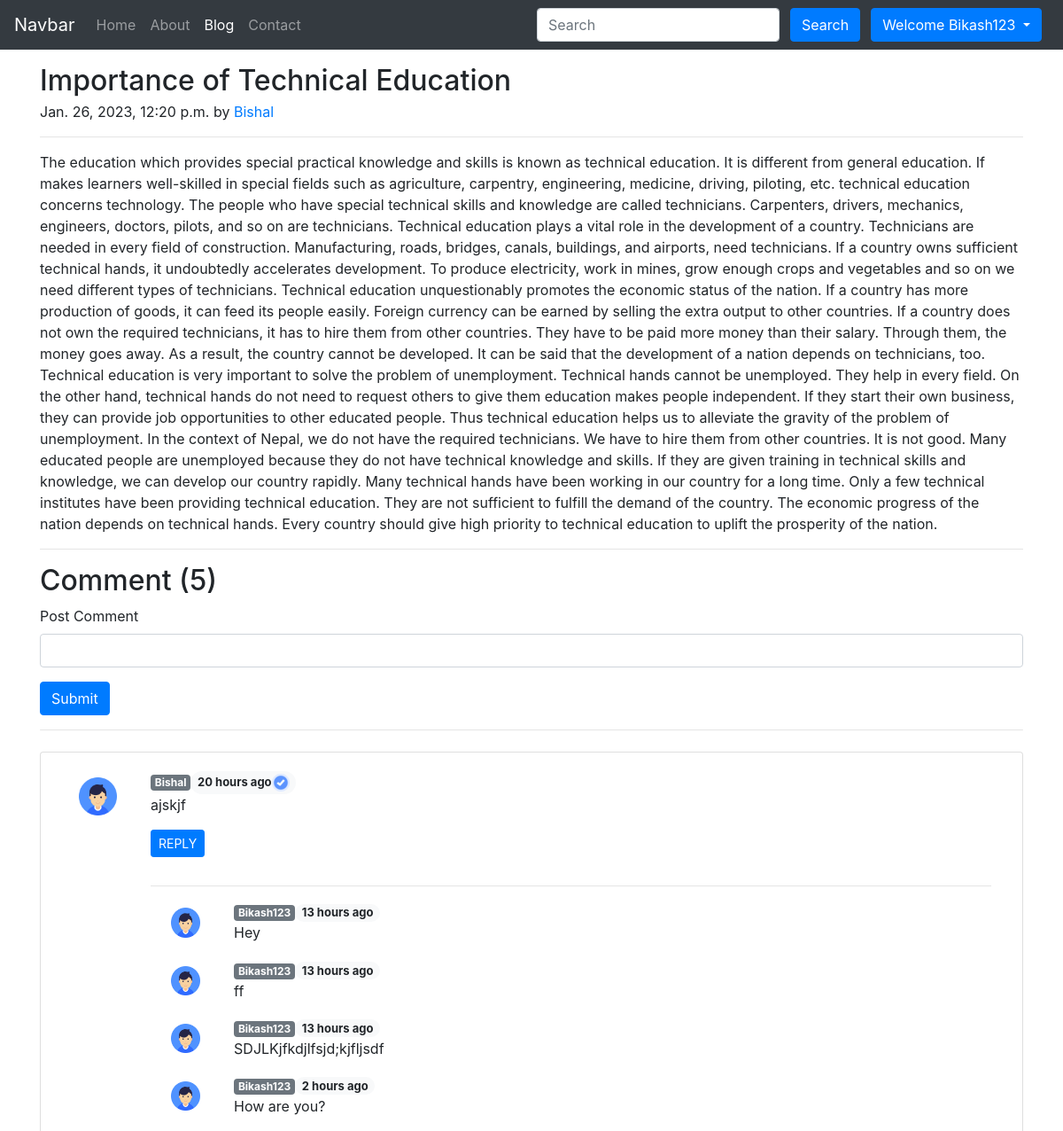
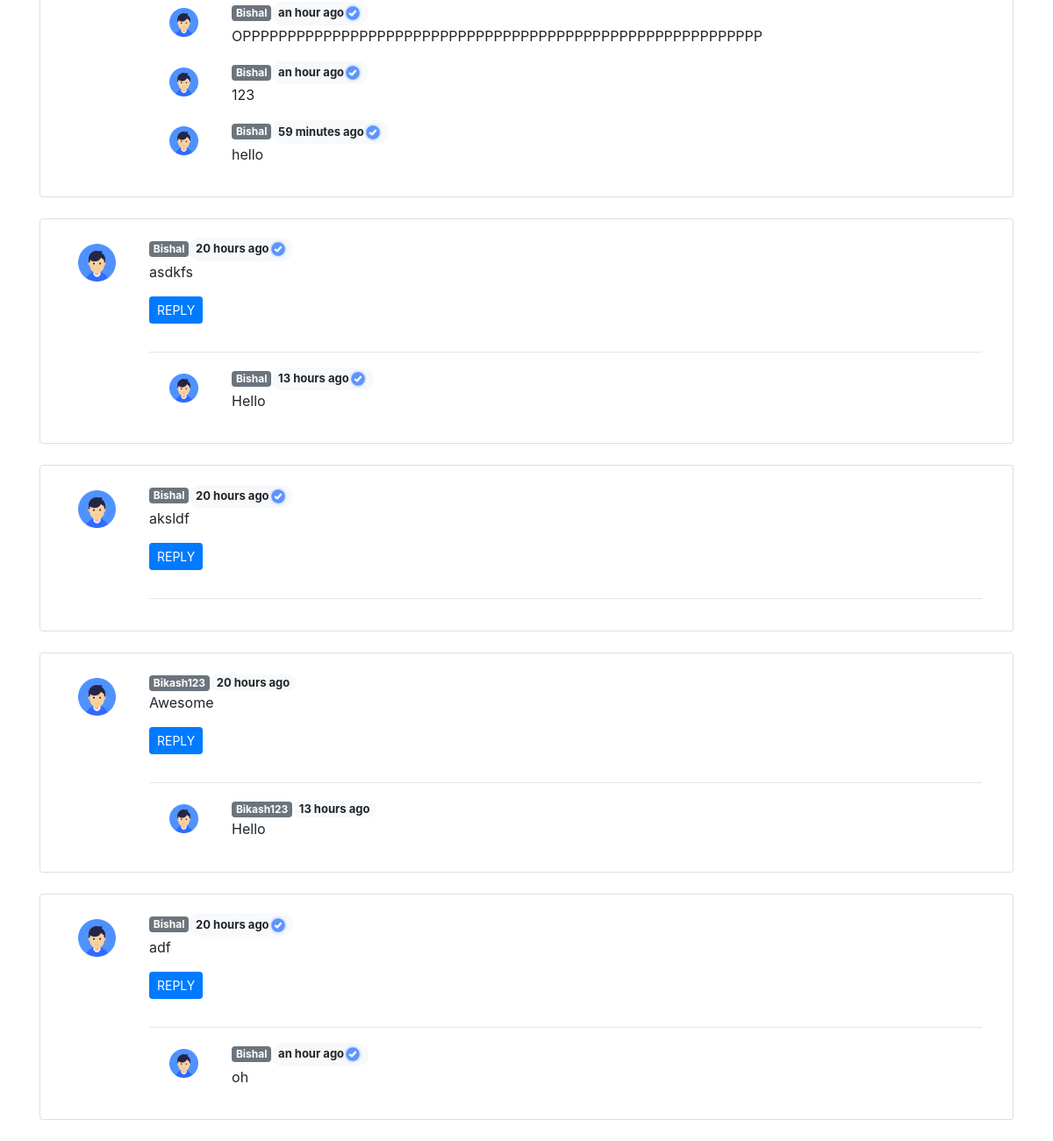
Screenshot of /blog/first-post/ (signed in) with the database file from the repository (2 pictures, top to bottom).
### Blog/models.py (models this page shows, shortened)
class Post(models.Model):
    sno = models.AutoField(primary_key=True)
    title = models.CharField(max_length=100)
    text = models.TextField()
    author = models.CharField(max_length=30)
    slug = models.CharField(max_length=300)
    timeStamp = models.DateTimeField(default=datetime.now, blank=True)

class BlogComment(models.Model):
    sno = models.AutoField(primary_key = True)
    comment = models.TextField()
    user = models.ForeignKey(User,on_delete=models.CASCADE)
    post = models.ForeignKey(Post,on_delete=models.CASCADE)
    parent = models.ForeignKey('self',on_delete=models.CASCADE,null=True)
    timeStamp = models.DateTimeField(default=now)

### Blog/views.py (the view)
# urls.py: path('<str:slug>/',views.blogPost,name="blogPost"),
def blogPost(request, slug):
    post = Post.objects.filter(slug=slug)[0]
    comments = BlogComment.objects.filter(post=post,parent=None)
    replies = BlogComment.objects.filter(post=post).exclude(parent = None)
    replyDict =  {}
    for reply in replies:
        if reply.parent.sno not in replyDict.keys():
            replyDict[reply.parent.sno] = [reply]
        else:
            replyDict[reply.parent.sno].append(reply)
    context = {
        'post': post,
        'comments': comments,
        'replyDict':replyDict
    }
    return render(request, 'blog/blogPost.html', context=context)

### Blog/templatetags/extras.py (called while the page is built)
@register.filter(name='get_val')
def get_val(dict,key):
    return dict.get(key)

### templates/blog/blogPost.html (shortened to what this page needs)
{% extends 'base.html' %}
{% load humanize %}
{% load static %}
{% load extras %}
{% block activeBlog %}active{% endblock activeBlog %}
{% block body %}
<div class="container my-3">
    <h2 class="blog-post-title mb-1">{{post.title}}</h2>
    <p class="blog-post-meta">{{ post.timeStamp }} by <a href="/about/">{{post.author}}</a></p>
    <hr class="solid">
    <p>{{post.text}}</p>
    <hr class="solid">
</div>
<div class="container">
    <h2>Comment ({{ comments.count }})</h2>
    <form action="/blog/postComment" method="post"> {% csrf_token %}
        <div class="mb-3">
            <label for="comment" class="form-label">Post Comment</label>
            <input name="comment" type="text" class="form-control" id="comment" aria-describedby="text">
        </div>
        <button type="submit" class="btn btn-primary">Submit</button>
    </form>
    <hr class="rounded">
    {% for comment in comments %}
    <div class="card my-4">
        <div class=" card-body row mx-0">
            <div class="col-md-1">
                <img src="{% static 'user.png' %}" class="rounded mx-auto w-100 d-block p-2" alt="...">
            </div>
            <div class="col-md-11">
                {% if comment.user.is_superuser %}
                <span class="badge badge-secondary">{{comment.user.username}}</span><span
                    class="badge badge-pill badge-light" style="font-size:13px;">
                    {{comment.timeStamp | naturaltime}}<img src="{% static 'adminBadge.png' %}"
                        alt="(Admin)"></span><br>{{comment.comment}}
                {% else %}
                <span class="badge badge-secondary">{{comment.user.username}}</span><span
                    class="badge badge-pill badge-light" style="font-size:13px;">
                    {{comment.timeStamp | naturaltime}}</span><br>{{comment.comment}}
                {% endif %}
                <div class="reply mx-0">
                    <a class="btn btn-primary btn-sm my-3" data-toggle="collapse" href="#replyBox{{comment.sno}}"
                        role="button" aria-expanded="false" aria-controls="replyBox{{comment.sno}}">
                        REPLY
                    </a>
                    <div class="replies my-2">
                        <hr class="solid">
                        {% for reply in replyDict|get_val:comment.sno %}
                        <div class="container my-2">
                            <div class="row my-3">
                                <div class="col-md-1">
                                    <img src="{% static 'user.png' %}" class="rounded mx-auto w-100 d-block p-2"
                                        alt="...">
                                </div>
                                <div class="col-md-11">
                                    {% if reply.user.is_superuser %}
                                    <span class="badge badge-secondary">{{reply.user.username}}</span><span
                                        class="badge badge-pill badge-light" style="font-size:13px;">
                                        {{reply.timeStamp | naturaltime}}<img src="{% static 'adminBadge.png' %}"
                                            alt="(Admin)"></span><br>{{reply.comment}}
                                    {% else %}
                                    <span class="badge badge-secondary">{{reply.user.username}}</span><span
                                        class="badge badge-pill badge-light" style="font-size:13px;">
                                        {{reply.timeStamp | naturaltime}}</span><br>{{reply.comment}}
                                    {% endif %}
                                </div>
                            </div>
                        </div>
                        {% endfor %}
                    </div>
                </div>
            </div>
        </div>
    </div>
    {% endfor %}
</div>
{% endblock body %}

### templates/base.html (shortened to what this page needs)
<!doctype html>
<html lang="en">
<head>
    <link rel="stylesheet" href="https://stackpath.bootstrapcdn.com/bootstrap/4.3.1/css/bootstrap.min.css">
</head>
<body>
    <nav class="navbar navbar-expand-lg navbar-dark bg-dark">
        <a class="navbar-brand" href="/">Navbar</a>
        <div class="collapse navbar-collapse" id="navbarSupportedContent">
            <ul class="navbar-nav mr-auto">
                <li class="nav-item {% block activeHome %}{% endblock activeHome %}">
                    <a class="nav-link" href="/">Home <span class="sr-only">(current)</span></a>
                </li>
                <li class="nav-item {% block activeAbout %}{% endblock activeAbout %}">
                    <a class="nav-link" href="/about">About</a>
                </li>
                <li class="nav-item {% block activeBlog %}{% endblock activeBlog %}">
                    <a class="nav-link" href="/blog">Blog</a>
                </li>
                <li class="nav-item {% block activeContact %}{% endblock activeContact %}">
                    <a class="nav-link" href="/contact">Contact</a>
                </li>
            </ul>
            <form method="get" action="/search" class="form-inline my-2 my-lg-0">
                <input name="query" id="query" class="form-control mr-sm-2" type="search" placeholder="Search"
                    aria-label="Search">
                <button class="btn btn-primary my-2 mx-1 my-sm-0" type="submit">Search</button>
                {% if user.is_authenticated %}
                <div class="btn-group">
                    <button type="button" class="btn btn-primary dropdown-toggle mx-2" data-toggle="dropdown" aria-haspopup="true" aria-expanded="false">
                      Welcome {{user.username}}
                    </button>
                  </div>
                {% endif %}
            </form>
        </div>
    </nav>
    {% block body %}{% endblock body %}
</body>
</html>

### rows the page displays
Post: title "Importance of Technical Education", timeStamp "Jan. 26, 2023, 12:20 p.m.", author "Bishal", text "The education which provides special practical knowledge and skills is known as technical education. It is different from general education. If makes learners well-skilled in special fields such as agriculture, carpentry, engineering, medicine, driving, piloting, etc. technical education concerns technology. The people who have special technical skills and knowledge are called technicians. Carpenters, drivers, mechanics, engineers, doctors, pilots, and so on are technicians. Technical education plays a vital role in the development of a country. Technicians are needed in every field of construction. Manufacturing, roads, bridges, canals, buildings, and airports, need technicians. If a…"
BlogComment: user.username "Bishal", timeStamp "20 hours ago", comment "ajskjf"
BlogComment: user.username "Bikash123", timeStamp "13 hours ago", comment "Hey"
BlogComment: user.username "Bikash123", timeStamp "13 hours ago", comment "ff"
BlogComment: user.username "Bikash123", timeStamp "13 hours ago", comment "SDJLKjfkdjlfsjd;kjfljsdf"
BlogComment: user.username "Bikash123", timeStamp "2 hours ago", comment "How are you?"
BlogComment: user.username "Bishal", timeStamp "an hour ago", comment "OPPPPPPPPPPPPPPPPPPPPPPPPPPPPPPPPPPPPPPPPPPPPPPPPPPPPPPPPPP"
BlogComment: user.username "Bishal", timeStamp "an hour ago", comment "123"
BlogComment: user.username "Bishal", timeStamp "59 minutes ago", comment "hello"
BlogComment: user.username "Bishal", timeStamp "20 hours ago", comment "asdkfs"
BlogComment: user.username "Bishal", timeStamp "13 hours ago", comment "Hello"
BlogComment: user.username "Bishal", timeStamp "20 hours ago", comment "aksldf"
BlogComment: user.username "Bikash123", timeStamp "20 hours ago", comment "Awesome"
BlogComment: user.username "Bikash123", timeStamp "13 hours ago", comment "Hello"
BlogComment: user.username "Bishal", timeStamp "20 hours ago", comment "adf"
BlogComment: user.username "Bishal", timeStamp "an hour ago", comment "oh"

### other values shown
{{ user.username }} "Bikash123"
{{ comments.count }} "5"
